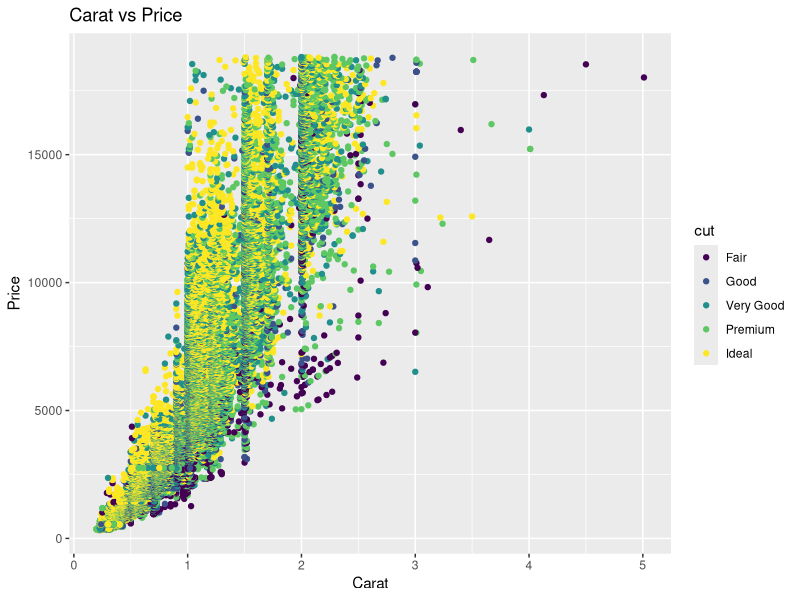
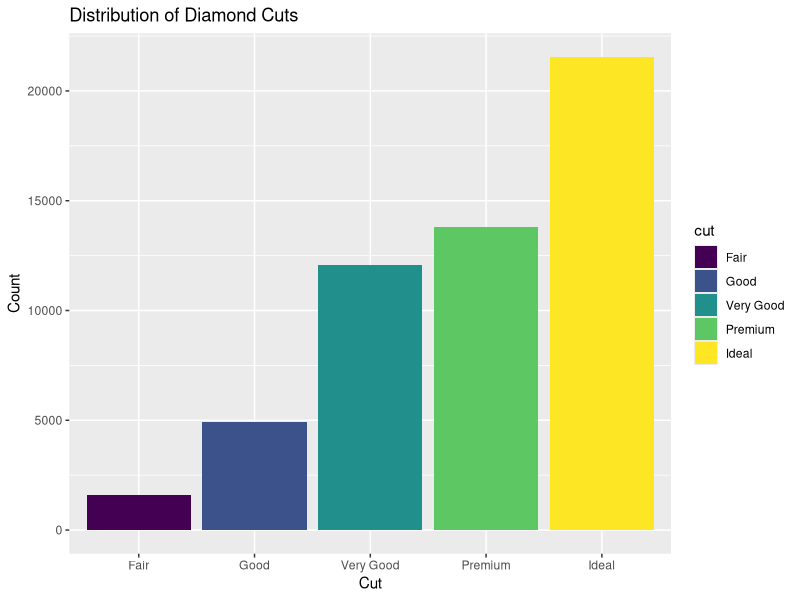
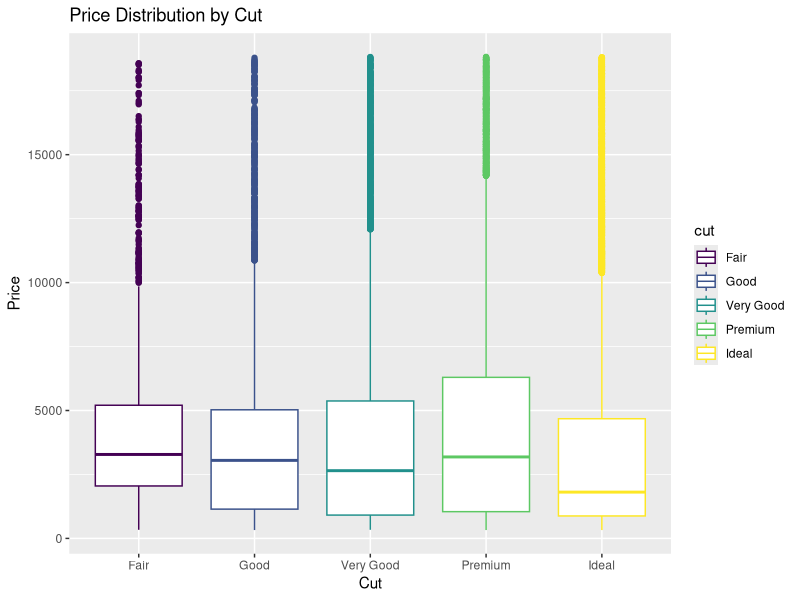
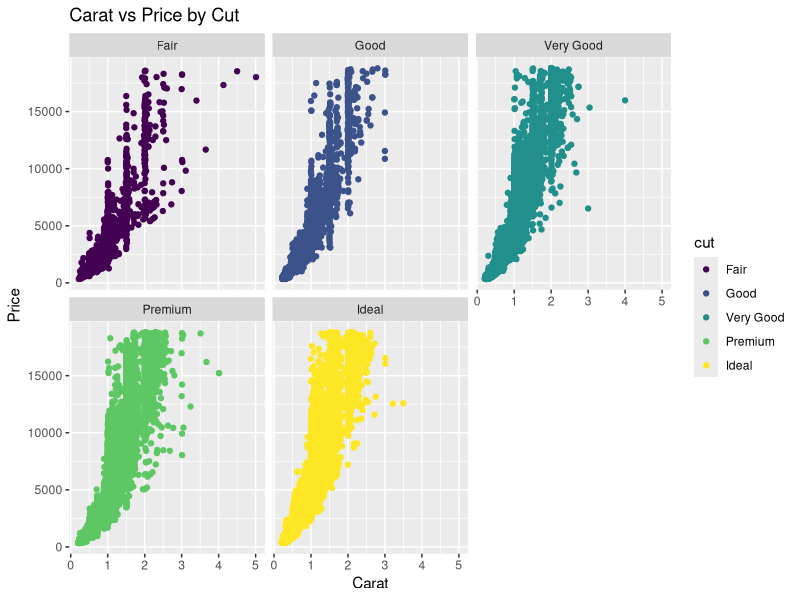

The R source for these figures, in order:
# Install and load necessary packages
if(!require(ggplot2)) install.packages("ggplot2")
if(!require(dplyr)) install.packages("dplyr")
if(!require(tidyr)) install.packages("tidyr")
if(!require(skimr)) install.packages("skimr")

library(ggplot2)
library(dplyr)
library(tidyr)
library(skimr)

# Load the dataset
data("diamonds")

# 1. View the structure of the dataset
str(diamonds)

# 2. Clean the data: Remove rows with missing values
diamonds_clean <- diamonds %>% drop_na()

# 3. Summarize the dataset: Get summary statistics
summary(diamonds_clean)

# 4. Filter the data: Filter for diamonds with price greater than 5000
diamonds_expensive <- diamonds_clean %>% filter(price > 5000)

# 5. Create a new column: Create a 'price_per_carat' column
diamonds_clean <- diamonds_clean %>%
  mutate(price_per_carat = price / carat)

# 6. Visualize the data: Scatter plot of carat vs. price
ggplot(diamonds_clean, aes(x = carat, y = price)) +
  geom_point(aes(color = cut)) +
  ggtitle("Carat vs Price") +
  xlab("Carat") +
  ylab("Price")

# 7. Create a bar plot to visualize the distribution of diamond cuts
ggplot(diamonds_clean, aes(x = cut, fill = cut)) +
  geom_bar() +
  ggtitle("Distribution of Diamond Cuts") +
  xlab("Cut") +
  ylab("Count")

# 8. Create a boxplot to examine the price distribution by cut
ggplot(diamonds_clean, aes(x = cut, y = price)) +
  geom_boxplot(aes(color = cut)) +
  ggtitle("Price Distribution by Cut") +
  xlab("Cut") +
  ylab("Price")

# 9. Visualize the relationship between carat, price, and cut using facets
ggplot(diamonds_clean, aes(x = carat, y = price)) +
  geom_point(aes(color = cut)) +
  facet_wrap(~ cut) +
  ggtitle("Carat vs Price by Cut") +
  xlab("Carat") +
  ylab("Price")

# 10. Save the final cleaned dataset
write.csv(diamonds_clean, "diamonds_clean.csv")

# End of the project
